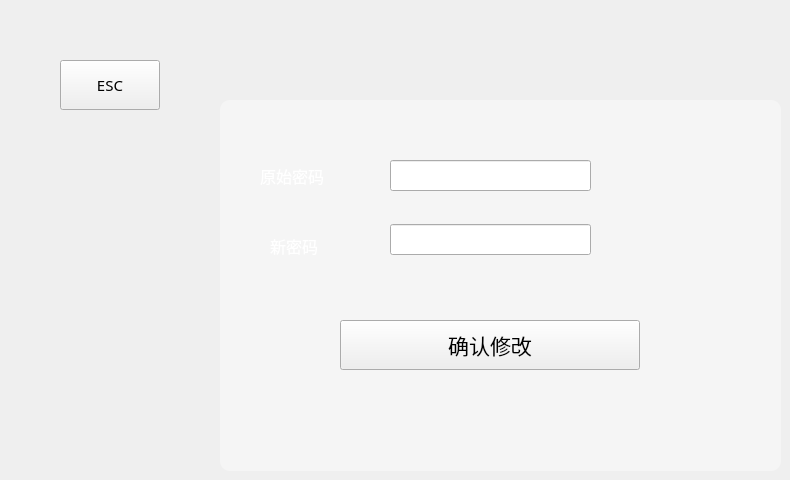
   <widget class="QWidget" name="page_changepw2">
    <widget class="QLabel" name="label_19">
     <property name="geometry">
      <rect>
       <x>260</x>
       <y>160</y>
       <width>101</width>
       <height>31</height>
      </rect>
     </property>
     <property name="font">
      <font>
       <family>等线 Light</family>
       <pointsize>12</pointsize>
      </font>
     </property>
     <property name="styleSheet">
      <string notr="true">color: rgb(255, 255, 255);</string>
     </property>
     <property name="text">
      <string>原始密码</string>
     </property>
    </widget>
    <widget class="QLabel" name="label_20">
     <property name="geometry">
      <rect>
       <x>270</x>
       <y>230</y>
       <width>71</width>
       <height>31</height>
      </rect>
     </property>
     <property name="font">
      <font>
       <family>等线 Light</family>
       <pointsize>12</pointsize>
      </font>
     </property>
     <property name="styleSheet">
      <string notr="true">color: rgb(255, 255, 255);</string>
     </property>
     <property name="text">
      <string>新密码</string>
     </property>
    </widget>
    <widget class="QLineEdit" name="originalpw2">
     <property name="geometry">
      <rect>
       <x>390</x>
       <y>160</y>
       <width>201</width>
       <height>31</height>
      </rect>
     </property>
     <property name="echoMode">
      <enum>QLineEdit::Password</enum>
     </property>
    </widget>
    <widget class="QLineEdit" name="newpw2">
     <property name="geometry">
      <rect>
       <x>390</x>
       <y>224</y>
       <width>201</width>
       <height>31</height>
      </rect>
     </property>
     <property name="echoMode">
      <enum>QLineEdit::Password</enum>
     </property>
    </widget>
    <widget class="QPushButton" name="but_changepw2">
     <property name="geometry">
      <rect>
       <x>340</x>
       <y>320</y>
       <width>300</width>
       <height>50</height>
      </rect>
     </property>
     <property name="minimumSize">
      <size>
       <width>300</width>
       <height>50</height>
      </size>
     </property>
     <property name="maximumSize">
      <size>
       <width>300</width>
       <height>50</height>
      </size>
     </property>
     <property name="font">
      <font>
       <family>等线 Light</family>
       <pointsize>16</pointsize>
      </font>
     </property>
     <property name="text">
      <string>确认修改</string>
     </property>
    </widget>
    <widget class="QPushButton" name="but_esc_changepw2">
     <property name="geometry">
      <rect>
       <x>60</x>
       <y>60</y>
       <width>100</width>
       <height>50</height>
      </rect>
     </property>
     <property name="minimumSize">
      <size>
       <width>100</width>
       <height>50</height>
      </size>
     </property>
     <property name="maximumSize">
      <size>
       <width>100</width>
       <height>50</height>
      </size>
     </property>
     <property name="font">
      <font>
       <family>Segoe UI Light</family>
       <pointsize>11</pointsize>
      </font>
     </property>
     <property name="text">
      <string>ESC</string>
     </property>
    </widget>
    <widget class="QFrame" name="frame_18">
     <property name="geometry">
      <rect>
       <x>220</x>
       <y>100</y>
       <width>561</width>
       <height>371</height>
      </rect>
     </property>
     <property name="styleSheet">
      <string notr="true">background-color: rgb(255, 255, 255,100);
border-radius:10px;</string>
     </property>
     <property name="frameShape">
      <enum>QFrame::StyledPanel</enum>
     </property>
     <property name="frameShadow">
      <enum>QFrame::Raised</enum>
     </property>
    </widget>
    <zorder>frame_18</zorder>
    <zorder>label_19</zorder>
    <zorder>label_20</zorder>
    <zorder>originalpw2</zorder>
    <zorder>newpw2</zorder>
    <zorder>but_changepw2</zorder>
    <zorder>but_esc_changepw2</zorder>
   </widget>
